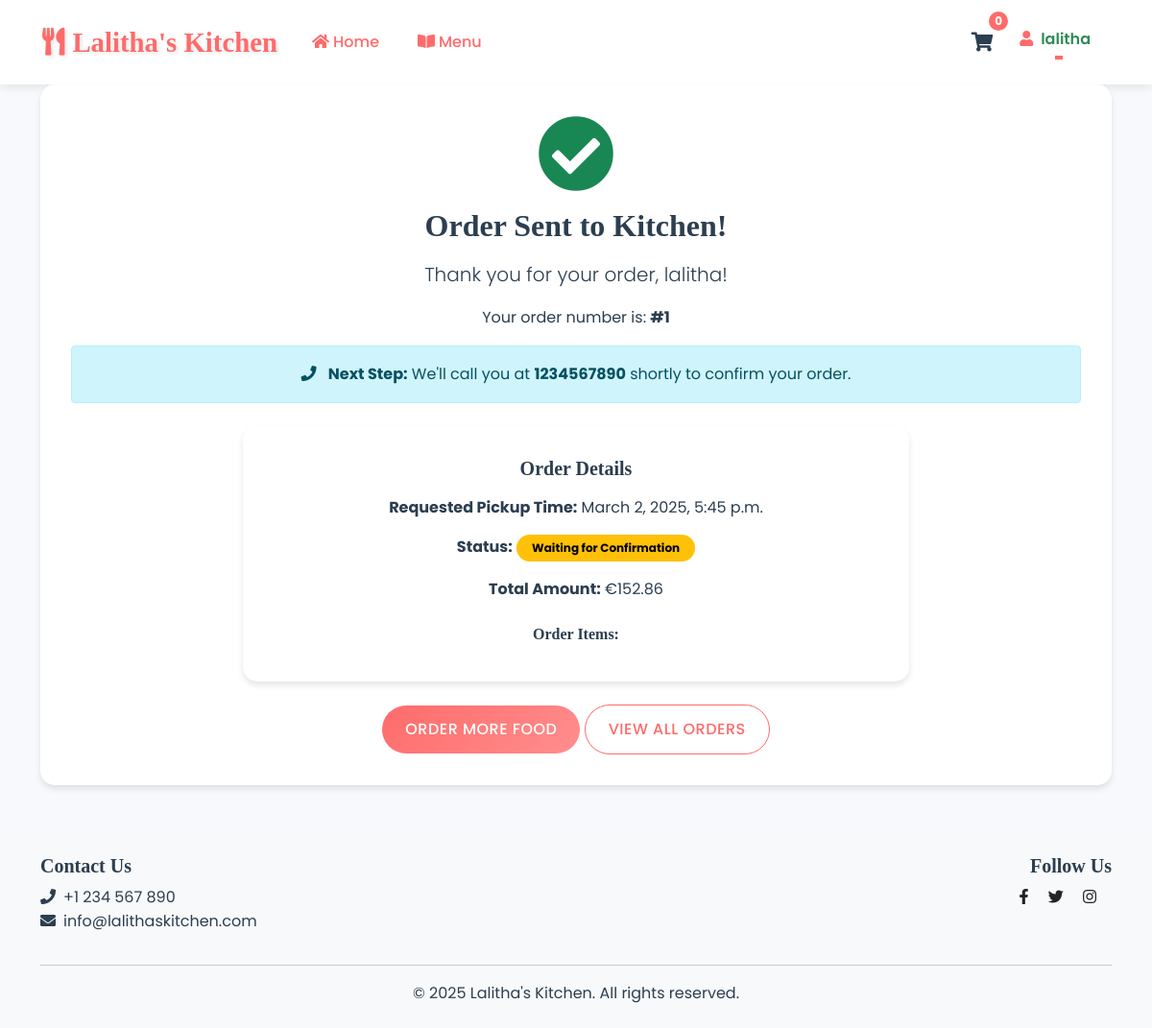
/order/confirmation/1/ (signed in), run on the app's committed database.
### core/models.py (models this page shows, shortened)
class User(AbstractUser):
    phone_regex = RegexValidator(
        regex=r'^\+?1?\d{9,15}$',
        message="Phone number must be entered in the format: '+999999999'. Up to 15 digits allowed."
    )
    phone_number = models.CharField(validators=[phone_regex], max_length=17, blank=False)
    email = models.EmailField(unique=True, blank=False)

class Order(models.Model):
    STATUS_CHOICES = [
        ('pending', 'Pending'),
        ('confirmed', 'Confirmed'),
        ('preparing', 'Preparing'),
        ('ready', 'Ready for Pickup'),
        ('completed', 'Completed'),
        ('cancelled', 'Cancelled')
    ]
    user = models.ForeignKey(User, on_delete=models.CASCADE)
    status = models.CharField(max_length=20, choices=STATUS_CHOICES, default='pending')
    total_amount = models.DecimalField(max_digits=10, decimal_places=2)
    created_at = models.DateTimeField(auto_now_add=True)
    updated_at = models.DateTimeField(auto_now=True)
    pickup_time = models.DateTimeField()
    notes = models.TextField(blank=True)
    is_phone_confirmed = models.BooleanField(default=False)

### core/views.py (the view)
# urls.py: path('order/confirmation/<int:order_id>/', views.order_confirmation, name='order_confirmation'),
@login_required
def order_confirmation(request, order_id):
    cart_count = get_cart_count(request)
    order = get_object_or_404(Order, id=order_id, user=request.user)
    return render(request, 'core/order_confirmation.html', {'order': order, 'cart_count': cart_count})

### core/context_processors.py (called while the page is built)
def cart_count_processor(request):
    cart = request.session.get('cart', {})
    cart_count = sum(cart.values()) if cart else 0
    return {'cart_count': cart_count}

### core/views.py (called while the page is built)
def get_cart_count(request):
    cart = request.session.get('cart', {})
    return sum(cart.values()) if cart else 0

### templates/core/order_confirmation.html (shortened to what this page needs)
{% extends 'base.html' %}
{% load custom_filters %}
{% block content %}
<div class="container">
    <div class="card">
        <div class="card-body text-center">
            <i class="fas fa-check-circle text-success fa-5x mb-3"></i>
            <h2 class="card-title">Order Sent to Kitchen!</h2>
            <p class="lead">Thank you for your order, {{ order.user.username }}!</p>
            <p>Your order number is: <strong>#{{ order.id }}</strong></p>
            <div class="alert alert-info mt-3">
                <i class="fas fa-phone me-2"></i>
                <strong>Next Step:</strong> We'll call you at <strong>{{ order.user.phone_number }}</strong> shortly to confirm your order.
            </div>
            <div class="row justify-content-center mt-4">
                <div class="col-md-8">
                    <div class="card">
                        <div class="card-body">
                            <h5 class="card-title">Order Details</h5>
                            <p><strong>Requested Pickup Time:</strong> {{ order.pickup_time|date:"F j, Y, g:i a" }}</p>
                            <p><strong>Status:</strong>
                                <span class="badge status-badge status-{{ order.status }}">
                                    Waiting for Confirmation
                                </span>
                            </p>
                            <p><strong>Total Amount:</strong> €{{ order.total_amount }}</p>
                            <h6 class="mt-4">Order Items:</h6>
                        </div>
                    </div>
                </div>
            </div>
            <div class="mt-4">
                <a href="{% url 'menu' %}" class="btn btn-primary">Order More Food</a>
                <a href="{% url 'order_history' %}" class="btn btn-outline-primary">View All Orders</a>
            </div>
        </div>
    </div>
</div>
{% endblock %}

### templates/base.html (shortened to what this page needs)
{% load static %}
<!DOCTYPE html>
<html lang="en">
<head>
    <link href="https://cdn.jsdelivr.net/npm/bootstrap@5.1.3/dist/css/bootstrap.min.css" rel="stylesheet">
    <link rel="stylesheet" href="https://cdnjs.cloudflare.com/ajax/libs/font-awesome/5.15.4/css/all.min.css">
    <link rel="stylesheet" href="{% static 'css/style.css' %}">
</head>
<body>
    <nav class="navbar navbar-expand-lg navbar-light">
        <div class="container">
            <a class="navbar-brand" href="{% url 'home' %}">
                <i class="fas fa-utensils me-2"></i>Lalitha's Kitchen
            </a>
            <div class="collapse navbar-collapse" id="navbarNav">
                <ul class="navbar-nav me-auto">
                    <li class="nav-item">
                        <a class="nav-link" href="{% url 'home' %}">
                            <i class="fas fa-home me-1"></i>Home
                        </a>
                    </li>
                    <li class="nav-item">
                        <a class="nav-link" href="{% url 'menu' %}">
                            <i class="fas fa-book-open me-1"></i>Menu
                        </a>
                    </li>
                </ul>
                <ul class="navbar-nav">
                    {% if user.is_authenticated %}
                        <li class="nav-item">
                            <div class="cart-wrapper">
                                <a href="{% url 'cart' %}" class="cart-link">
                                    <i class="fas fa-shopping-cart"></i>
                                    <span class="cart-count">{{ cart_count|default:"0" }}</span>
                                </a>
                            </div>
                        </li>
                        <li class="nav-item dropdown">
                            <a class="nav-link dropdown-toggle" href="#" id="userDropdown" role="button" data-bs-toggle="dropdown" aria-expanded="false">
                                <i class="fas fa-user me-2" style="color: #FF6B6B;"></i><span style="color: seagreen; font-weight: 600;">{{ user.username }}</span>
                            </a>
                        </li>
                    {% endif %}
                </ul>
            </div>
        </div>
    </nav>
    <main>
        {% block content %}{% endblock %}
    </main>
    <footer class="bg-light py-4 mt-5">
        <div class="container">
            <div class="row">
                <div class="col-md-6">
                    <h5>Contact Us</h5>
                    <p>
                        <i class="fas fa-phone me-2"></i>+1 234 567 890<br>
                        <i class="fas fa-envelope me-2"></i>info@lalithaskitchen.com
                    </p>
                </div>
                <div class="col-md-6 text-md-end">
                    <h5>Follow Us</h5>
                    <a href="#" class="text-dark me-3"><i class="fab fa-facebook-f"></i></a>
                    <a href="#" class="text-dark me-3"><i class="fab fa-twitter"></i></a>
                    <a href="#" class="text-dark me-3"><i class="fab fa-instagram"></i></a>
                </div>
            </div>
            <hr>
            <div class="text-center">
                <p class="mb-0">&copy; {% now "Y" %} Lalitha's Kitchen. All rights reserved.</p>
            </div>
        </div>
    </footer>
</body>
</html>

### static/css/style.css (style rules this page uses)
:root { --primary-color: #FF6B6B; --secondary-color: #4ECDC4; --accent-color: #45B7D1; --dark-color: #2C3E50; --light-color: #F7F9FC; --success-color: #2ECC71; --warning-color: #F1C40F; --danger-color: #E74C3C; --text-primary: #2C3E50; --text-secondary: #6C7A89; --gradient-primary: linear-gradient(135deg, var(--primary-color), #FF8E8E); --gradient-secondary: linear-gradient(135deg, var(--secondary-color), #6BE4C4); --box-shadow: 0 4px 6px rgba(0, 0, 0, 0.1); --box-shadow-hover: 0 8px 15px rgba(0, 0, 0, 0.15); --transition: all 0.3s ease; }
body { font-family: 'Poppins', sans-serif; color: var(--text-primary); background-color: var(--light-color); line-height: 1.6; min-height: 100vh; display: flex; flex-direction: column; }
h1, h2, h3, h4, h5, h6 { font-family: 'Playfair Display', serif; color: var(--dark-color); font-weight: 600; }
main { flex: 1; }
.navbar { background: var(--dark-color); box-shadow: var(--box-shadow); padding: 1rem 0; }
.navbar-brand { font-family: 'Playfair Display', serif; font-size: 1.8rem; color: var(--primary-color) !important; font-weight: 700; text-shadow: 2px 2px 4px rgba(0, 0, 0, 0.1); }
.nav-link { color: var(--light-color) !important; font-weight: 500; transition: var(--transition); position: relative; padding: 0.5rem 1rem !important; }
.nav-link::after { content: ''; position: absolute; width: 0; height: 2px; bottom: 0; left: 50%; background: var(--primary-color); transition: var(--transition); transform: translateX(-50%); }
.btn { border-radius: 50px; padding: 0.8rem 1.5rem; font-weight: 500; transition: var(--transition); text-transform: uppercase; letter-spacing: 0.5px; }
.btn-primary { background: var(--gradient-primary); border: none; color: white; }
.btn-outline-primary { color: var(--primary-color); border-color: var(--primary-color); }
.card { border: none; border-radius: 15px; box-shadow: var(--box-shadow); transition: var(--transition); overflow: hidden; background: white; }
.card-body { padding: 2rem; }
.card-title { color: var(--dark-color); font-weight: 600; margin-bottom: 1rem; }
.cart-count { background: var(--primary-color); border-radius: 50%; padding: 0.25rem 0.5rem; font-size: 0.75rem; position: relative; top: -8px; }
.status-badge { padding: 0.5rem 1rem; border-radius: 20px; font-weight: bold; }
.status-pending { background-color: #ffc107; color: #000; }

### templates/base.html (style rules this page uses)
:root { --primary-color: #FF6B6B; --secondary-color: #4ECDC4; --text-color: #2C3E50; --background-color: #F7F9FC; }
.cart-wrapper { position: relative; margin-left: 1rem; }
.cart-link { color: var(--text-color); text-decoration: none; font-size: 1.25rem; position: relative; display: inline-block; padding: 0.5rem; transition: all 0.3s ease; }
.cart-count { position: absolute; top: -8px; right: -8px; background: var(--primary-color); color: white; border-radius: 50%; width: 20px; height: 20px; font-size: 0.75rem; display: flex; align-items: center; justify-content: center; font-weight: bold; }
.navbar { background-color: white; box-shadow: 0 2px 10px rgba(0, 0, 0, 0.1); padding: 1rem 2rem; }
.navbar-brand { font-weight: 600; color: #FF6B6B; }
.nav-link { color: #FF6B6B !important; font-weight: 500; transition: all 0.3s ease; padding: 0.5rem 1rem; border-radius: 25px; margin: 0 0.25rem; }

### data on the page
User: username "lalitha"
Order: user.username "lalitha", id "1", user.phone_number "1234567890", pickup_time "March 2, 2025, 5:45 p.m.", total_amount "152.86"

### other printed values
{{ cart_count|default:"0" }} "0"
